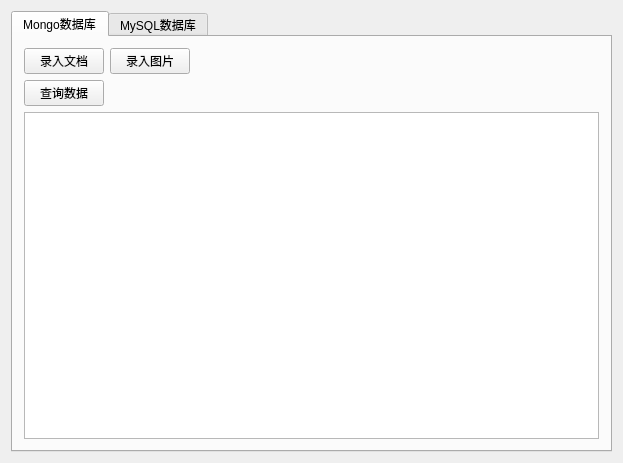
<?xml version="1.0" encoding="UTF-8"?>
<ui version="4.0">
 <class>Test_DataBaseClass</class>
 <widget class="QWidget" name="Test_DataBaseClass">
  <property name="geometry">
   <rect>
    <x>0</x>
    <y>0</y>
    <width>623</width>
    <height>463</height>
   </rect>
  </property>
  <property name="windowTitle">
   <string>数据库性能测试</string>
  </property>
  <layout class="QVBoxLayout" name="verticalLayout">
   <item>
    <widget class="QTabWidget" name="pDBTab">
     <property name="currentIndex">
      <number>0</number>
     </property>
     <widget class="QWidget" name="pMongoTab">
      <attribute name="title">
       <string>Mongo数据库</string>
      </attribute>
      <layout class="QVBoxLayout" name="verticalLayout_2">
       <item>
        <layout class="QHBoxLayout" name="horizontalLayout">
         <item>
          <widget class="QPushButton" name="pMongoDocBtn">
           <property name="text">
            <string>录入文档</string>
           </property>
          </widget>
         </item>
         <item>
          <widget class="QPushButton" name="pMongoUploadPicBtn">
           <property name="text">
            <string>录入图片</string>
           </property>
          </widget>
         </item>
         <item>
          <spacer name="horizontalSpacer">
           <property name="orientation">
            <enum>Qt::Horizontal</enum>
           </property>
           <property name="sizeHint" stdset="0">
            <size>
             <width>40</width>
             <height>20</height>
            </size>
           </property>
          </spacer>
         </item>
        </layout>
       </item>
       <item>
        <layout class="QHBoxLayout" name="horizontalLayout_3">
         <item>
          <widget class="QPushButton" name="pMongoQueryDocBtn">
           <property name="text">
            <string>查询数据</string>
           </property>
          </widget>
         </item>
         <item>
          <spacer name="horizontalSpacer_3">
           <property name="orientation">
            <enum>Qt::Horizontal</enum>
           </property>
           <property name="sizeHint" stdset="0">
            <size>
             <width>40</width>
             <height>20</height>
            </size>
           </property>
          </spacer>
         </item>
        </layout>
       </item>
       <item>
        <widget class="QTextEdit" name="pMongoEdt"/>
       </item>
      </layout>
     </widget>
     <widget class="QWidget" name="pMySQLTab">
      <attribute name="title">
       <string>MySQL数据库</string>
      </attribute>
      <layout class="QVBoxLayout" name="verticalLayout_3">
       <item>
        <layout class="QHBoxLayout" name="horizontalLayout_2">
         <item>
          <widget class="QPushButton" name="pInsertMySQLBtn">
           <property name="text">
            <string>录入数据</string>
           </property>
          </widget>
         </item>
         <item>
          <spacer name="horizontalSpacer_2">
           <property name="orientation">
            <enum>Qt::Horizontal</enum>
           </property>
           <property name="sizeHint" stdset="0">
            <size>
             <width>40</width>
             <height>20</height>
            </size>
           </property>
          </spacer>
         </item>
        </layout>
       </item>
       <item>
        <widget class="QTextEdit" name="pMySQLEdt"/>
       </item>
      </layout>
     </widget>
    </widget>
   </item>
  </layout>
 </widget>
 <layoutdefault spacing="6" margin="11"/>
 <resources>
  <include location="Test_DataBase.qrc"/>
 </resources>
 <connections/>
</ui>
